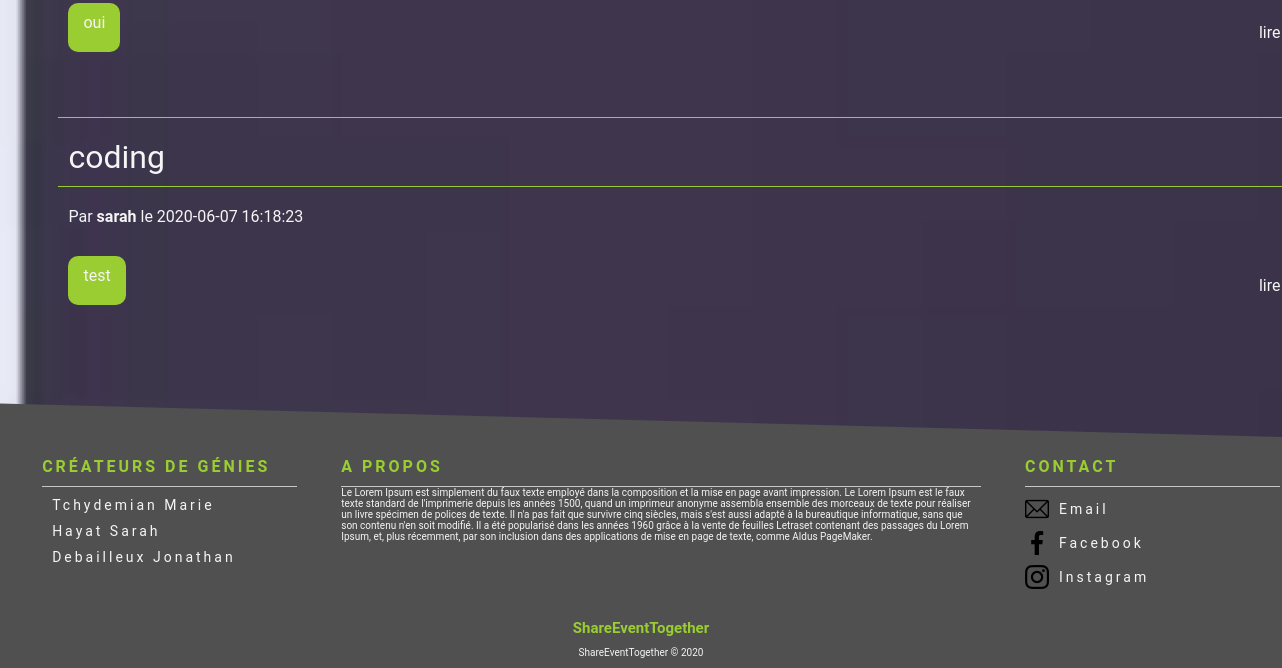
The app's page /php/forumSearch.php (lower part), older data.
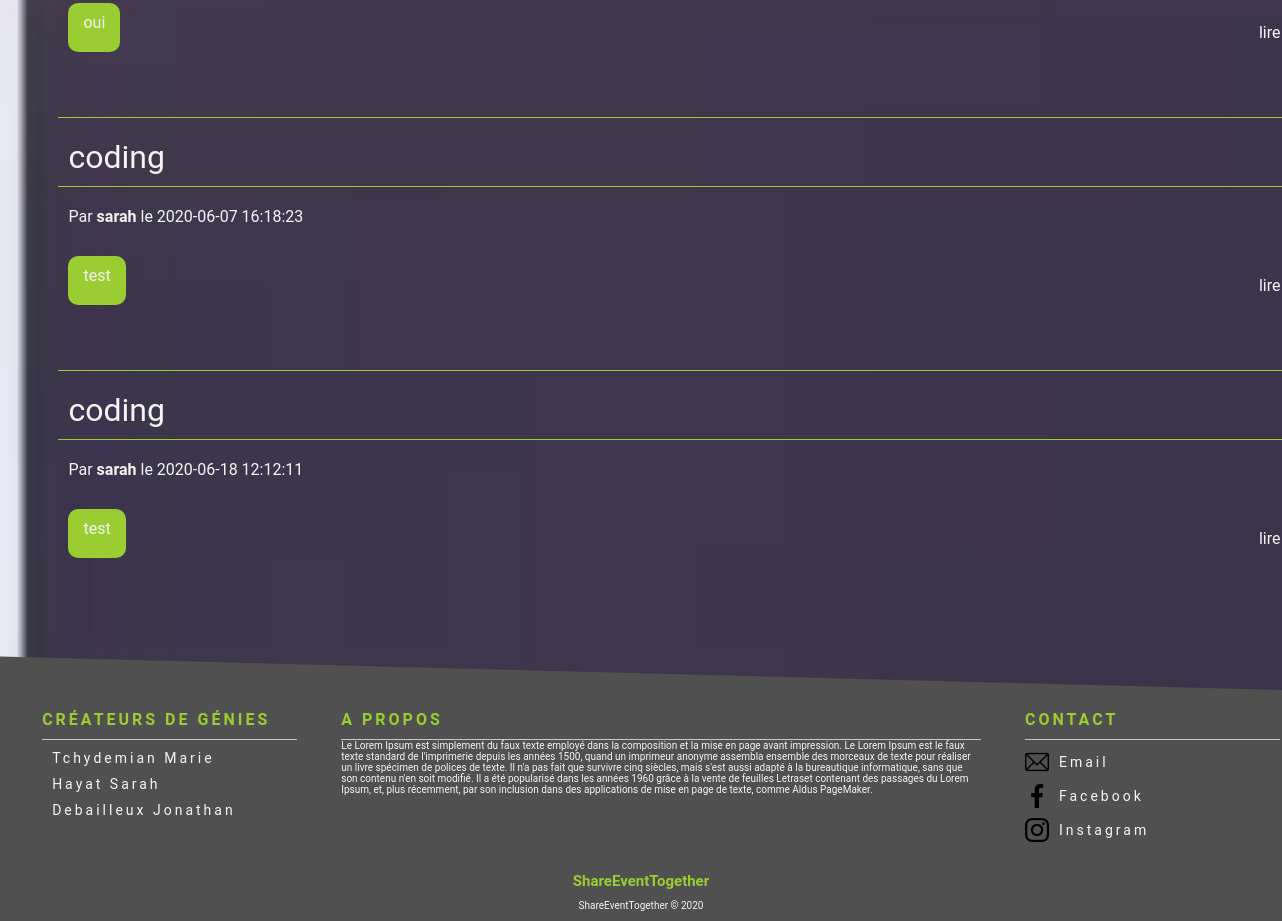
The same page, newer data.
### tables this page shows
CREATE TABLE `messages` (
  `id_message` int(11) NOT NULL,
  `id_utilisateur` int(11) NOT NULL,
  `message` text NOT NULL,
  `id_sujet` int(11) NOT NULL,
  `date_message` datetime NOT NULL DEFAULT CURRENT_TIMESTAMP
);

CREATE TABLE `sujets_forum` (
  `id_sujet` int(11) NOT NULL,
  `nom_sujet` varchar(100) NOT NULL,
  `id_utilisateur` int(11) NOT NULL
);

CREATE TABLE `utilisateurs` (
  `id_utilisateur` int(11) NOT NULL,
  `prenom` varchar(100) NOT NULL,
  `nom` varchar(100) NOT NULL,
  `date_naissance` date NOT NULL,
  `adresse` varchar(250) NOT NULL,
  `code_postale` int(5) NOT NULL,
  `pays` varchar(100) NOT NULL,
  `telephone` int(10) NOT NULL,
  `mail` varchar(250) NOT NULL,
  `pseudo` varchar(100) NOT NULL,
  `mot_de_passe` varchar(255) NOT NULL,
  `type_utilisateur` varchar(50) NOT NULL,
  `ville` varchar(200) NOT NULL,
  `date_creation_utilisateur` datetime DEFAULT CURRENT_TIMESTAMP,
  `karma` decimal(4,2) DEFAULT '0.00'
);

### php/forumSearch.php (the view, shortened to what this page needs)
<?php
require("../controllers/bdd.php");
?>
<!DOCTYPE html>
<html lang="fr">
<head>
    <link rel="stylesheet" href="../assets/css/forum.css"/>
</head>
<?php
if (isset($_SESSION['username'])) {
    require("headerConnect.php");
} else {
    require("headerDisconnect.php");
}
$articles = $bdd->query('SELECT * FROM sujets_forum as sj LEFT JOIN utilisateurs as u ON sj.id_utilisateur = u.id_utilisateur left join messages as m on sj.id_sujet = m.id_sujet');
?>
<div class="fond">
<form method="post" action="#">
    <div class="reponse">
        <?php
        if ($articles->rowCount() > 0) {
        while ($donnees = $articles->fetch()) {
        echo '<div class="container_sujet">';
        echo '<div class="sujet">';
        echo $donnees['nom_sujet'];
        echo '</div>';
        echo '<div class="pseudo">';
        echo 'Par ' . '<b>' . $donnees['pseudo'] . '</b>' . ' le ' . $donnees['date_message'];
        echo '</div>';
        echo '<div class="contain_message">';
        echo '<div class="message">';
        echo $donnees['message'];
        echo '</div>';
        ?>
        <div class="right_div"><a class="inputListOfEvent"
                                  href="discussion.php?id_sujet= <?php echo $donnees['id_sujet']; ?>">lire</a>
        </div>
    </div>
    </div>
    <?php
    }
    }else {
        ?>
        Aucun résultat pour : <?= $search ?>...
        <?php
    }
    ?>
    </div>
</form>
</div>
</body>
<?php
require("footer.php");
?>
</body>
</html>

Row changes from the older to the newer data that the page shows:
added messages: id_sujet.nom_sujet "coding", id_utilisateur.pseudo "sarah", date_message "2020-06-18 12:12:11", message "test"
